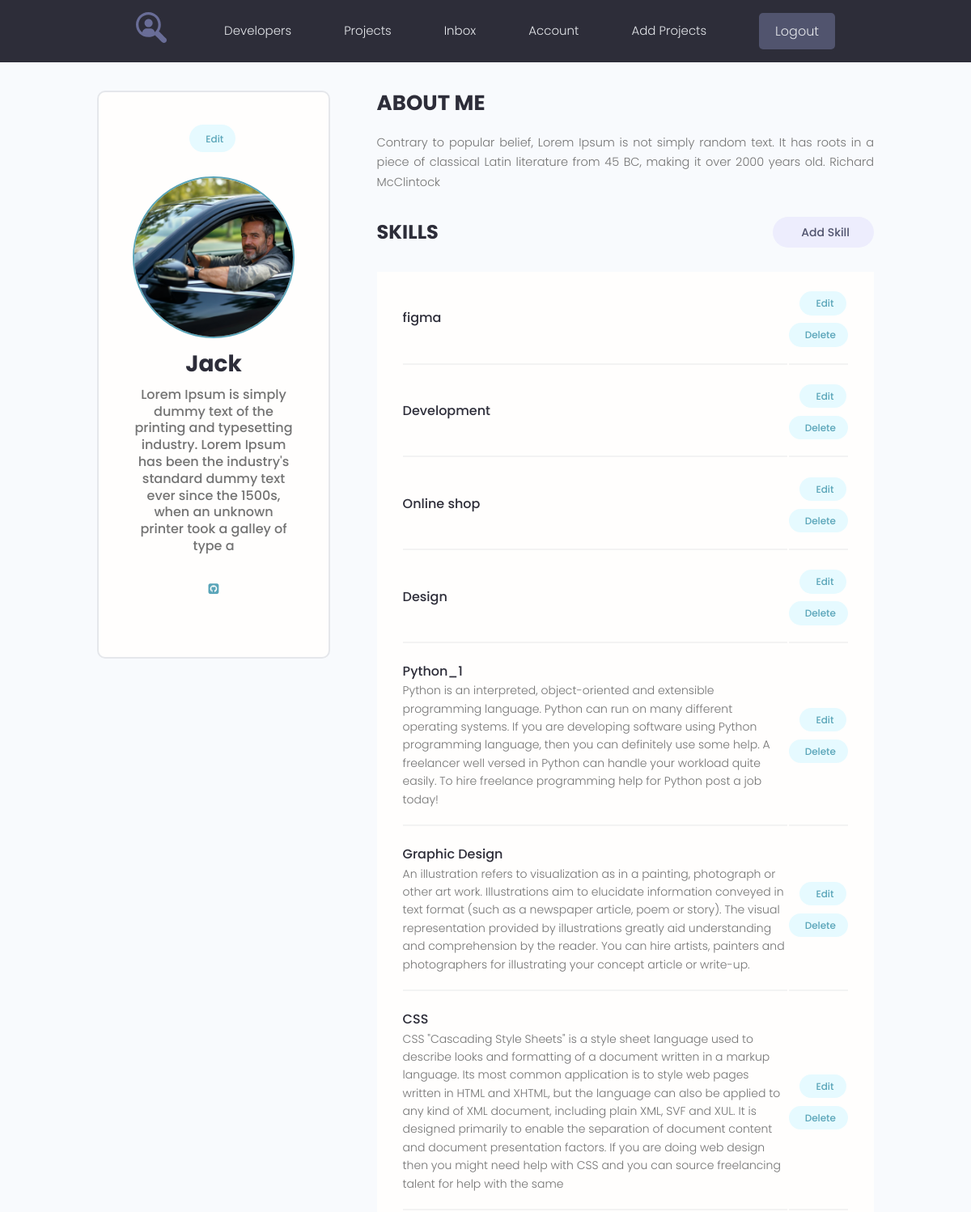
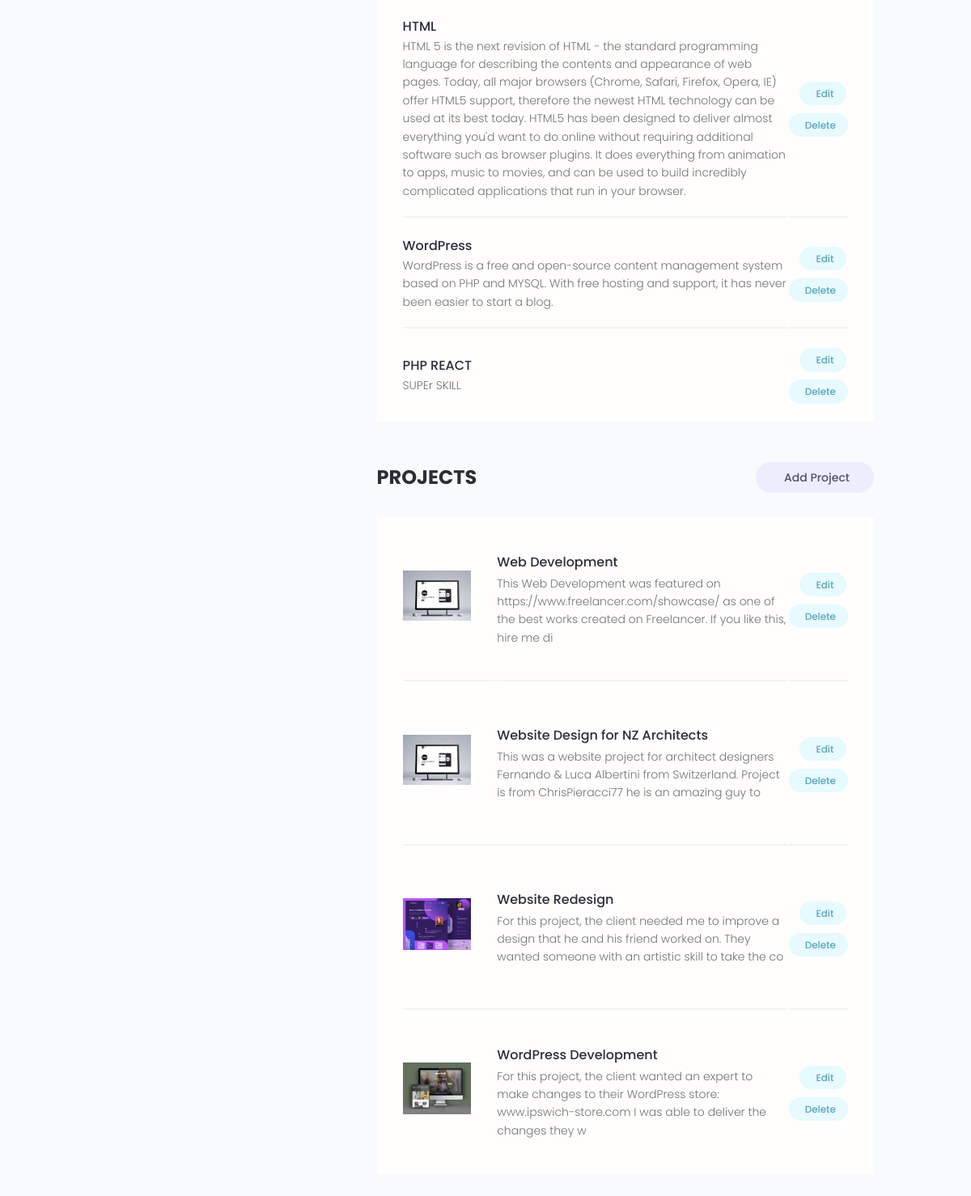
The app's page /account/ (signed in) with its own data (2 pictures, top to bottom).
### users/models.py (models this page shows, shortened)
class Profile(models.Model):
    user = models.OneToOneField(User, on_delete=models.CASCADE, null=True, blank=True)
    name = models.CharField(max_length=200, null=True, blank=True)
    email = models.EmailField(max_length=500, null=True, blank=True)
    username = models.CharField(max_length=200, null=True, blank=True)
    short_info = models.CharField(max_length=200, null=True, blank=True)
    bio = models.TextField(null=True, blank=True)
    profile_image = models.ImageField(null=True, blank=True, upload_to='profiles/', default='profiles/user-default.png')
    social_github = models.CharField(max_length=200, null=True, blank=True)
    social_youtube = models.CharField(max_length=200, null=True, blank=True)
    social_website = models.CharField(max_length=200, null=True, blank=True)
    created = models.DateTimeField(auto_now_add=True)

class Skill(models.Model):
    owner = models.ForeignKey(Profile, on_delete=models.CASCADE, null=True, blank=True)
    name = models.CharField(max_length=200, null=True, blank=True)
    description = models.TextField(null=True, blank=True)
    created = models.DateTimeField(auto_now_add=True)

### projects/models.py (models this page shows, shortened)
class Project(models.Model):
    owner = models.ForeignKey(Profile, on_delete=models.SET_NULL, null=True, blank=True)
    title = models.CharField(max_length=200)
    description = models.TextField(null=True, blank=True)
    featured_image = models.ImageField(null=True, blank=True, upload_to="projects/%Y/%m/%d/", default="default.jpg")
    demo_link = models.CharField(max_length=2000, null=True, blank=True)
    source_link = models.CharField(max_length=2000, null=True, blank=True)
    tags = models.ManyToManyField('Tag', blank=True)
    vote_total = models.IntegerField(default=0, null=True, blank=True)
    vote_ratio = models.IntegerField(default=0, null=True, blank=True)
    created = models.DateTimeField(auto_now_add=True)
    class Meta:
        ordering = ['-vote_ratio', '-vote_total', 'title']

### users/views.py (the view)
# urls.py: path("account/", views.user_account, name="account"),
@login_required(login_url='login')
def user_account(request):
    prof = request.user.profile
    skills = prof.skill_set.all()
    projects = prof.project_set.all()
    context = {
        'profile': prof,
        'skills': skills,
        'projects': projects
    }
    return render(request, 'users/account.html', context)

### users/templates/users/account.html (shortened to what this page needs)
{% extends 'projects/base.html' %}
{% block content %}
  <main class="settingsPage profile my-md">
    <div class="container">
      <div class="layout">
        <div class="column column--1of3">
          <div class="card text-center">
            <div class="card__body dev">
              <a class="tag tag--pill tag--main settings__btn" href="{% url 'edit-account' %}"> Edit</a>
              <img class="avatar avatar--xl dev__avatar" src="{{ profile.profile_image.url }}" />
              <h2 class="dev__name">{{ profile.name }}</h2>
              <p class="dev__title">{{profile.short_info}}</p>
              <ul class="dev__social">
             {% if profile.social_github %}
              <li>
                <a title="Github" href="{{ profile.social_github }}" target="_blank"><i
                          class="fa fa-github-square"></i></a>
              </li>
              {% endif %}
              </ul>
            </div>
          </div>
        </div>
        <div class="column column--2of3">
          <div class="devInfo">
            <h3 class="devInfo__title">About Me</h3>
            <p class="devInfo__about">
              {{ profile.bio }}
            </p>
          </div>
          <div class="settings">
            <h3 class="settings__title">Skills</h3>
            <a class="tag tag--pill tag--sub settings__btn tag--lg" href="{% url 'create-skill' %}"> Add Skill</a>
          </div>
          <table class="settings__table">
            {% for skill in skills %}
            <tr>
              <td class="settings__tableInfo">
                <h4>{{ skill.name }}</h4>
                <p>
                  {{ skill.description }}
                </p>
              </td>
              <td class="settings__tableActions">
                <a class="tag tag--pill tag--main settings__btn" href="{% url 'update-skill' skill.id %}"> Edit</a>
                <a class="tag tag--pill tag--main settings__btn" href="{% url 'delete-skill' skill.id %}">
                  Delete</a>
              </td>
            </tr>
            {% endfor %}
          </table>
          <div class="settings">
            <h3 class="settings__title">Projects</h3>
            <a class="tag tag--pill tag--sub settings__btn tag--lg" href="{% url 'create_project' %}"> Add Project</a>
          </div>
          <table class="settings__table">
            {% for project in profile.project_set.all %}
            <tr>
              <td class="settings__thumbnail">
                <a href="{% url 'project' project.id %}"><img src="{{ project.featured_image.url }}" alt="Project Thumbnail" /></a>
              </td>
              <td class="settings__tableInfo">
                <a href="{% url 'project' project.id %}">{{ project.title }}</a>
                <p>
                  {{ project.description|slice:"150" }}
                </p>
              </td>
              <td class="settings__tableActions">
                <a class="tag tag--pill tag--main settings__btn" href="{% url 'update_project' project.id %}"> Edit</a>
                <a class="tag tag--pill tag--main settings__btn" href="{% url 'delete_project' project.id %}">
                  Delete</a>
              </td>
            </tr>
            {% endfor %}
          </table>
        </div>
      </div>
    </div>
  </main>
{% endblock %}

### projects/static/styles/app.css (style rules this page uses)
:root { --color-sub: #2d2d39; }
.card { border: 2px solid var(--color-light); }
img { width: 100%; }
.profile .card > .dev { padding: 4rem; }
.dev__avatar { display: block; margin: auto; }
.dev__name { color: var(--color-sub); font-size: 2.8rem; font-weight: 700; margin-top: 1rem; margin-bottom: 0.5rem; }
.dev__title { font-size: 1.6rem; font-weight: 500; line-height: 1.3; }
.dev__social { margin: 3rem 0; list-style: none; display: flex; justify-content: center; gap: 1.5rem; }
.devInfo { margin-bottom: 3rem; }
.devInfo__title, .devInfo__subtitle { font-size: 2.6rem; color: var(--color-sub); text-transform: uppercase; font-weight: 700; margin-bottom: 1.5rem; }
.devInfo__about, .devSkill__info { font-size: 1.45rem; line-height: 1.7; text-align: justify; }
.settingsPage .dev > .settings__btn { display: inline-block; margin-bottom: 3rem; }
.settings { display: flex; justify-content: space-between; align-items: center; }
.settings__title { font-size: 2.4rem; text-transform: uppercase; font-weight: 700; color: var(--color-sub); }
.settings__table { margin-top: 3rem; margin-bottom: 5rem; padding: 0 3rem; background: var(--color-white); }
.settings__table tr { width: 100%; }
.settings__table tr > td { padding: 2rem 0; }
.settings__table tr:not(:last-child) td { border-bottom: 2px solid var(--color-white-light); }
.settings__thumbnail { width: 23%; min-width: 10rem; }
.settings__thumbnail img { padding-right: 3rem; height: 15rem; object-fit: contain; }
.settings__tableInfo { width: 100%; }
.settings__tableInfo h4, .settings__tableInfo a { padding-right: 1rem; width: auto; font-size: 1.6rem; font-weight: 500; color: var(--color-sub); }
.settings__tableInfo p { font-size: 1.4rem; }
.settings__tableActions { text-align: right; }

### projects/static/uikit/styles/modules/_variables.css (style rules this page uses)
:root { --color-main: #5aa5b9; --color-main-light: #e6faff; --color-sub: #3f4156; --color-sub-light: #51546e; --color-sub-lighter: #ededfd; --color-text: #737373; --color-gray: #8b8b8b; --color-light: #e5e7eb; --color-light-gray: #767676; --color-bg: #f8fafd; --color-white: #fffefd; --color-white-light: #f3f3f3; --color-success: #359e64; --color-success-bg: #def8e8; --color-error: #fc4b0b; --color-error-bg: #fff2ee; --font-base: 'Poppins', arial, helvetica, 'Segoe UI', roboto, ubuntu, sans-serif; --font-monospace: 'Fira Code', 'Courier New', courier, monospace; --font-regular: 300; --font-medium: 500; --font-bold: 700; --generic-shadow: 1px 1px 5px #00000010; --generic-transition: all 0.3s ease-in-out; }

### projects/static/uikit/styles/modules/_base.css (style rules this page uses)
* { margin: 0; padding: 0; box-sizing: border-box; text-rendering: optimizeLegibility; color: inherit; font-size: inherit; }
html { font-size: 50%; }
@media only screen and (min-width: 480px) { html { font-size: 56.25%; } }
@media only screen and (min-width: 1200px) { html { font-size: 62.5%; } }
body { line-height: 1.6; font-weight: 400; font-size: 1.5rem; color: var(--color-text); background-color: var(--color-bg); min-height: 100vh; }

### projects/static/uikit/styles/modules/_typography.css (style rules this page uses)
* { font-family: var(--font-base); }
h2 { font-size: 3.6rem; font-weight: var(--font-bold); }
h3 { font-size: 3.2rem; font-weight: var(--font-medium); }
h4 { font-size: 2.8rem; font-weight: var(--font-medium); }
p, span, strong { font-size: 1.6rem; color: var(--color-text); font-weight: var(--font-regular); }
a { padding-bottom: 2px; text-decoration: none; display: inline-block; color: var(--color-main); font-weight: var(--font-medium); }

### projects/static/uikit/styles/modules/_utilities.css (style rules this page uses)
.container { width: 92%; max-width: 165rem; margin: 0 auto; box-sizing: border-box; }
@media screen and (min-width: 1000px) { .container { width: 90%; } }
@media screen and (min-width: 1200px) { .container { width: 80%; } }
.text-center { text-align: center; }
.my-md { margin: 3rem auto; }

### projects/static/uikit/styles/modules/_avatar.css (style rules this page uses)
.avatar { border-radius: 50%; border: 2px solid var(--color-main); object-fit: cover; }
.avatar--xl { height: 20rem; width: 20rem; }

### projects/static/uikit/styles/modules/_card.css (style rules this page uses)
.card { border-radius: 1rem; background-color: var(--color-white); border: 1.5px solid var(--color-light); width: auto; height: auto; margin-top: 0.5rem; margin-bottom: 0.5rem; overflow: hidden; }
.card__body, .card__header { padding: 2rem 2.5rem; }

### projects/static/uikit/styles/modules/_layout.css (style rules this page uses)
.layout { display: flex; flex-flow: row wrap; justify-content: space-between; }
.layout > .column { margin-bottom: 3rem; }
.layout > .column.column--1of3 { flex-basis: 30%; }
.layout > .column.column--2of3 { flex-basis: 64%; }

### records on screen
Profile: profile_image (picture), name "Jack", short_info "Lorem Ipsum is simply dummy text of the printing and typesetting industry. Lorem Ipsum has been the industry's standard dummy text ever since the 1500s, when an unknown printer took a galley of type a", bio "Contrary to popular belief, Lorem Ipsum is not simply random text. It has roots in a piece of classical Latin literature from 45 BC, making it over 2000 years old. Richard McClintock"
Skill: name "figma"
Skill: name "Development"
Skill: name "Online shop"
Skill: name "Design"
Skill: name "Python_1", description "Python is an interpreted, object-oriented and extensible programming language. Python can run on many different operating systems. If you are developing software using Python programming language, then you can definitely use some help. A freelancer well versed in Python can handle your workload quite easily. To hire freelance programming help for Python post a job today!"
Skill: name "Graphic Design", description "An illustration refers to visualization as in a painting, photograph or other art work. Illustrations aim to elucidate information conveyed in text format (such as a newspaper article, poem or story). The visual representation provided by illustrations greatly aid understanding and comprehension by the reader. You can hire artists, painters and photographers for illustrating your concept article or write-up."
Skill: name "CSS", description "CSS \"Cascading Style Sheets\" is a style sheet language used to describe looks and formatting of a document written in a markup language. Its most common application is to style web pages written in HTML and XHTML, but the language can also be applied to any kind of XML document, including plain XML, SVF and XUL. It is designed primarily to enable the separation of document content and document presentation factors. If you are doing web design then you might need help with CSS and you can source freelancing talent for help with the same"
Skill: name "HTML", description "HTML 5 is the next revision of HTML - the standard programming language for describing the contents and appearance of web pages. Today, all major browsers (Chrome, Safari, Firefox, Opera, IE) offer HTML5 support, therefore the newest HTML technology can be used at its best today. HTML5 has been designed to deliver almost everything you'd want to do online without requiring additional software such as browser plugins. It does everything from animation to apps, music to movies, and can be used to build incredibly complicated applications that run in your browser."
Skill: name "WordPress", description "WordPress is a free and open-source content management system based on PHP and MYSQL. With free hosting and support, it has never been easier to start a blog."
Skill: name "PHP REACT", description "SUPEr SKILL"
Project: featured_image (placeholder picture), title "Web Development", description "This Web Development was featured on https://www.freelancer.com/showcase/ as one of the best works created on Freelancer. If you like this, hire me di"
Project: featured_image (placeholder picture), title "Website Design for NZ Architects", description "This was a website project for architect designers Fernando & Luca Albertini from Switzerland. Project is from ChrisPieracci77 he is an amazing guy to"
Project: featured_image (picture), title "Website Redesign", description "For this project, the client needed me to improve a design that he and his friend worked on. They wanted someone with an artistic skill to take the co"
Project: featured_image (picture), title "WordPress Development", description "For this project, the client wanted an expert to make changes to their WordPress store: www.ipswich-store.com I was able to deliver the changes they w"
